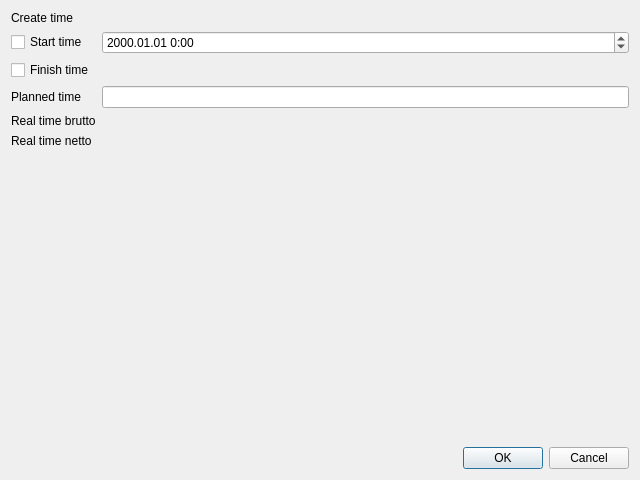
<?xml version="1.0" encoding="UTF-8"?>
<ui version="4.0">
 <class>TabletDlgTask</class>
 <widget class="QDialog" name="TabletDlgTask">
  <property name="geometry">
   <rect>
    <x>0</x>
    <y>0</y>
    <width>640</width>
    <height>480</height>
   </rect>
  </property>
  <property name="windowTitle">
   <string>Dialog</string>
  </property>
  <layout class="QVBoxLayout" name="verticalLayout">
   <item>
    <layout class="QGridLayout" name="gridLayout_2">
     <item row="0" column="0">
      <widget class="QLabel" name="label_12">
       <property name="text">
        <string>Create time</string>
       </property>
      </widget>
     </item>
     <item row="0" column="1">
      <widget class="QLabel" name="lblCreateTime">
       <property name="text">
        <string>&lt;no available&gt;</string>
       </property>
      </widget>
     </item>
     <item row="1" column="0">
      <widget class="QCheckBox" name="cbStartedTime">
       <property name="text">
        <string>Start time</string>
       </property>
      </widget>
     </item>
     <item row="1" column="1">
      <widget class="QDateTimeEdit" name="teStartTime">
       <property name="displayFormat">
        <string>yyyy.MM.dd H:mm</string>
       </property>
      </widget>
     </item>
     <item row="2" column="1">
      <widget class="QLabel" name="lblFinishTime">
       <property name="text">
        <string>&lt;not yet finished&gt;</string>
       </property>
      </widget>
     </item>
     <item row="3" column="0">
      <widget class="QLabel" name="label_7">
       <property name="text">
        <string>Planned time</string>
       </property>
      </widget>
     </item>
     <item row="3" column="1">
      <widget class="QLineEdit" name="lePlannedTime"/>
     </item>
     <item row="4" column="0">
      <widget class="QLabel" name="label_8">
       <property name="text">
        <string>Real time brutto</string>
       </property>
      </widget>
     </item>
     <item row="4" column="1">
      <widget class="QLabel" name="lblRealTimeBrutto">
       <property name="autoFillBackground">
        <bool>false</bool>
       </property>
       <property name="text">
        <string>&lt;no available&gt;</string>
       </property>
       <property name="scaledContents">
        <bool>false</bool>
       </property>
      </widget>
     </item>
     <item row="5" column="0">
      <widget class="QLabel" name="label_10">
       <property name="text">
        <string>Real time netto</string>
       </property>
      </widget>
     </item>
     <item row="5" column="1">
      <widget class="QLabel" name="lblRealTimeNetto">
       <property name="text">
        <string>&lt;no available&gt;</string>
       </property>
      </widget>
     </item>
     <item row="2" column="0">
      <widget class="QCheckBox" name="checkBox">
       <property name="text">
        <string>Finish time</string>
       </property>
      </widget>
     </item>
    </layout>
   </item>
   <item>
    <spacer name="verticalSpacer">
     <property name="orientation">
      <enum>Qt::Vertical</enum>
     </property>
     <property name="sizeHint" stdset="0">
      <size>
       <width>20</width>
       <height>237</height>
      </size>
     </property>
    </spacer>
   </item>
   <item>
    <widget class="QDialogButtonBox" name="buttonBox">
     <property name="orientation">
      <enum>Qt::Horizontal</enum>
     </property>
     <property name="standardButtons">
      <set>QDialogButtonBox::Cancel|QDialogButtonBox::Ok</set>
     </property>
    </widget>
   </item>
  </layout>
 </widget>
 <resources/>
 <connections>
  <connection>
   <sender>buttonBox</sender>
   <signal>accepted()</signal>
   <receiver>TabletDlgTask</receiver>
   <slot>accept()</slot>
   <hints>
    <hint type="sourcelabel">
     <x>248</x>
     <y>254</y>
    </hint>
    <hint type="destinationlabel">
     <x>157</x>
     <y>274</y>
    </hint>
   </hints>
  </connection>
  <connection>
   <sender>buttonBox</sender>
   <signal>rejected()</signal>
   <receiver>TabletDlgTask</receiver>
   <slot>reject()</slot>
   <hints>
    <hint type="sourcelabel">
     <x>316</x>
     <y>260</y>
    </hint>
    <hint type="destinationlabel">
     <x>286</x>
     <y>274</y>
    </hint>
   </hints>
  </connection>
 </connections>
</ui>
